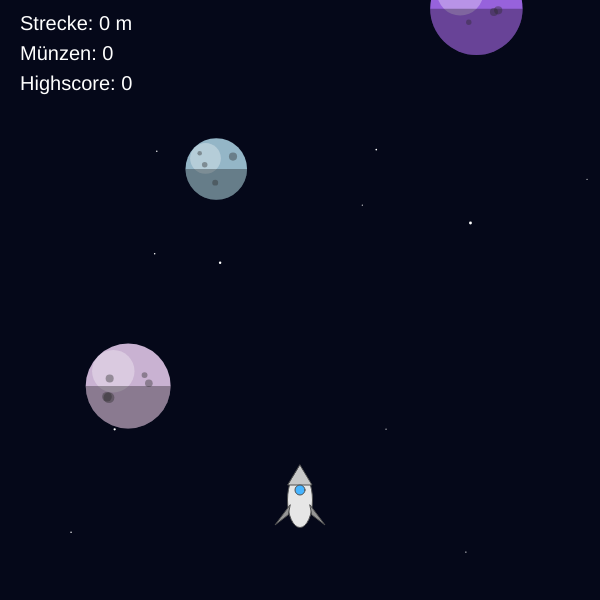
Frame 1 (no input)
Frame 60 (no input): identical to frame 1, image omitted
Frame 120 (the mouse pressed at the canvas centre since frame 60): identical to frame 1, image omitted

The p5.js sketch that drew this single still picture (run headless with seeded random() and noise() and a simulated clock; from frame 60 on, the mouse is pressed at the canvas centre):

// p5.js sketch
// ── sketch.js
//  _____    _____    ____   ___  __ ________  _________
// |     \  /  _  \  /  __\  | |/ /  | |____|  |_______|
// |  ___/  | | | |  | |     | | /   | |___       | |
// | |\ \   | |_| |  | |___  | | \   | |____      | |
// |_| \_\  \_____/  \____/  |_|\_\  |______|     |_|

//  _____       _____  ____    ____  ________
// /  ___\     / /| |  | | \  / | |  | |____|
// | | ___    / /_| |  | |\ \/ /| |  | |___
// | |_| |   / /__| |  | | \__/ | |  | |____
// \_____/  /_/   |_|  |_|      |_|  |______|

// ========================================
// TEIL 1/3
// Grundsystem + Kamera + Rakete + Sterne
// ========================================

// -----------------------------
// Erstma den ganzen Bumms erstellen
// -----------------------------

let g = 2;
let dt = 0.1;

let Rocket;
let planets = [];
let stars = [];

let cameraY = 0;
let cameraX = 0;
let RocketxForce = 0;

let boost = false;
let boostTimer = 0;
let score = 0;
let gameRunning = false;
let gameOver = false;

let button1;
let button2;

let shootingStars = [];
let explosion = [];
let highscore = 0;

let coins = 0;
let coinMilestone = 0;

let shield = false;
let shieldTimer = 0;

// -----------------------------
// Setup für was auch immer
// -----------------------------

function setup() {
  createGUI();
  generateStars();
  activateController();
  newGame();
}

// -----------------------------
// bisschen zeichnen
// -----------------------------

function draw() {
  background(5, 8, 25);
  if (gameRunning && !gameOver) {
    doTimestep();
  }

  //Sternschnuppen erzeugen
  if (random(100) < 2) {
    shootingStars.push(new ShootingStar());
  }

  //Sternschnuppen anzeigen
  for (let s of shootingStars) {
    s.show();
  }
  for (let i = shootingStars.length - 1; i >= 0; i--) {
    shootingStars[i].show();
    if (shootingStars[i].x < -50 || shootingStars[i].y > height + 50) {
      shootingStars.splice(i, 1);
    }
  }
  for (let p of explosion) {
    p.show();
  }
  updateView();
}

// -----------------------------
// de Bild wad´de gucke gannst (und irgendwie noch bisschen anderes) [GUI]
// -----------------------------

function createGUI() {
  createCanvas(600, 600);
  button1 = createButton("New Game");
  button1.position(700, 720);
  button2 = createButton("Start Game");
  button2.position(790, 720);
}

// -----------------------------
// Buttons aktivieren nh
// -----------------------------

function activateController() {
  button1.mousePressed(newGame);
  button2.mousePressed(startGame);
}

// -----------------------------
// Neues Spiel
// -----------------------------

function newGame() {
  planets = [];
  g = 2;
  score = 0;
  coins = 0;
  coinMilestone = 0;
  cameraY = 0;
  cameraX = 0;
  gameOver = false;
  Rocket = new RocketShip(300, 100);
  Rocket.vy = 2;
  generateStars();
  createInitialPlanets();
  gameRunning = false;
}

// -----------------------------
// Spiel starten
// -----------------------------

function startGame() {
  gameRunning = true;
}

// ========================================
// Class Thing - Was das?
// ========================================

class Thing {
  constructor(x, y) {
    this.x = x;
    this.y = y;
    this.vx = 0;
    this.vy = 0;
    this.m = 1;
    this.radius = 10;
  }
}

// ========================================
// Sternschnuppen niiiuuuuuuuuwww
// ========================================

class ShootingStar {
  constructor() {
    this.x = random(width);
    this.y = random(height);
    this.speed = random(5, 12);
  }
  show() {
    stroke(255);
    line(this.x, this.y, this.x - 30, this.y + 30);
    this.x -= this.speed;
    this.y += this.speed;
  }
}

// ========================================
// Explosion KABUMM
// ========================================

class Particle {
  constructor(x, y) {
    this.x = x;
    this.y = y;
    this.vx = random(-5, 5);
    this.vy = random(-5, 5);
    this.life = 50;
  }
  show() {
    fill(255, 100, 0);
    circle(this.x - cameraX, height - (this.y - cameraY), 5);
    this.x += this.vx;
    this.y += this.vy;
    this.life--;
  }
}

// ========================================
// Flugkörper mit Rückstoßantrieb (oder einfach Rakete)
// ========================================

class RocketShip extends Thing {
  constructor(x, y) {
    super(x, y);
    this.m = 20;
    this.radius = 12;
  }
  show() {
    let sx = width - (this.x - cameraX);
    let sy = height - (this.y - cameraY);
    push();
    translate(sx, sy);

    // leichte Neigung abhängig von Bewegung
    rotate(this.vx * 0.03);

    // Flamme
    if (gameRunning && !gameOver) {
      noStroke();
      fill(255, 120, 0);
      triangle(-8, 15, 8, 15, 0, random(35, 55));
      fill(255, 220, 0);
      triangle(-5, 15, 5, 15, 0, random(25, 40));
    }

    // Raketenrumpf
    stroke(80);
    if (shield === false) {
      fill(230);
    } else {
      fill(50, 255, 255);
    }
    ellipse(0, 0, 25, 55);

    // Spitze
    if (shield === false) {
      fill(200);
    } else {
      fill(50, 255, 255);
    }
    triangle(-12, -15, 12, -15, 0, -35);

    // Spionageguckloch für Aliens
    fill(70, 180, 255);
    circle(0, -10, 10);

    // Tribwörke
    fill(150);
    triangle(-12, 15, -25, 25, -10, 5);
    triangle(12, 15, 25, 25, 10, 5);
    pop();
  }
}

// ========================================
// siehst du, wie viel STERNLEIN stehen...
// ========================================

class Star {
  constructor() {
    this.x = random(-1000, 1000);
    this.y = random(0, 10000);
    this.size = random(1, 3);

    // Tiefe für Parallax (das heißt glaub so viel wie 3D Effekt, aber in cool)
    this.depth = random(0.2, 1);
  }
  show() {
    let sx = this.x - cameraX * this.depth;
    let sy = height - (this.y - cameraY * this.depth);
    fill(255);
    noStroke();
    circle(sx, sy, this.size);
  }
}

// Sterne existentieren
function generateStars() {
  stars = [];
  for (let i = 0; i < 600; i++) {
    stars.push(new Star());
  }
}

// Sterne anzeigen
function drawStars() {
  for (let s of stars) {
    s.show();
  }
}

// ========================================
// TEIL 2/3
// Planeten-System + Generator + Gravitation
// ========================================

let highestPlanetY = 0;

// ========================================
// Planet Class
// ========================================

class Planet extends Thing {
  constructor(x, y, radius) {
    super(x, y);
    this.radius = radius;

    // Masse abhängig von Größe
    this.m = radius * radius * 2;

    // zufällige Farbe - REGENBOGEN EINHORN JUHU
    this.color = color(random(80, 230), random(80, 230), random(80, 230));

    // K(r)ater
    this.craters = [];
    for (let i = 0; i < random(3, 8); i++) {
      this.craters.push({
        x: random(-radius * 0.6, radius * 0.6),
        y: random(-radius * 0.6, radius * 0.6),
        size: random(radius * 0.1, radius * 0.3),
      });
    }
  }
  show() {
    let sx = this.x - cameraX;
    let sy = height - (this.y - cameraY);
    push(); //geschieht unabhängig zum Rest vom Code
    translate(sx, sy);

    // großer Himmelskörper (Planeteretetä)
    noStroke(); //Planet wird ausgeschnitten

    // Einfach Planet
    fill(this.color);
    circle(0, 0, this.radius * 2);

    // Lichtseite - gibts ne helle Seite der Macht???
    noStroke();
    fill(255, 255, 255, 80);
    circle(-this.radius * 0.35, -this.radius * 0.35, this.radius);

    // Schattenseite aka die dunkle Seite der Macht
    fill(0, 0, 0, 80);
    arc(0, 0, this.radius * 2, this.radius * 2, 0, PI);

    // K(r)ater hä schon wieder
    fill(40, 40, 40, 100);
    for (let c of this.craters) {
      circle(c.x, c.y, c.size);
    }
    pop(); //geschieht unabhängig zum Rest vom Code
  }
}

// ========================================
// Planeten machen
// ========================================

function generateNextPlanet() {
  let y = highestPlanetY + random(120, 250);
  let radius = random(25, 70);
  let x;
  let valid = false;

  // Versuch solange, bis et basst

  while (!valid) {
    x = cameraX + random(radius + 30, width - radius - 30);
    valid = true;
    for (let p of planets) {
      let distance = dist(x, y, p.x, p.y);
      if (distance < radius + p.radius + 100) {
        valid = false;
      }
    }

    // Sicherheitsabstand wegen Corona zur Flugbahn
    if (abs(x - Rocket.x) < 80) {
      valid = false;
    }
  }
  let newPlanet = new Planet(x, y, radius);
  planets.push(newPlanet);
  highestPlanetY = y;
}

// ========================================
// Anfangsplaneten °°°^^° °_°|°-°
// ========================================

function createInitialPlanets() {
  planets = [];
  highestPlanetY = 0;
  for (let i = 0; i < 8; i++) {
    generateNextPlanet();
  }
}

// ========================================
// Neue Planeten nachladen wie Maschinengewehr pew pew
// ========================================

function checkPlanetGeneration() {
  while (highestPlanetY < Rocket.y + 1500) {
    generateNextPlanet();
  }
}

// ========================================
// Gravitation
// ========================================

function applyGravity() {
  for (let p of planets) {
    let distance = dist(Rocket.x, Rocket.y, p.x, p.y);

    // Nur Planeten i.d. Nähe funkt.
    if (distance < 600) {
      let force = GForce(Rocket, p);
      let fx = xForceToFrom(Rocket, p, force);
      let fy = yForceToFrom(Rocket, p, force);
      Rocket.vx += (fx / Rocket.m) * dt;
      Rocket.vy += (fy / Rocket.m) * dt;
    }
  }
}

// ========================================
// Alte Gravitation aus Code raus ->>>
// ========================================

function GForce(a, b) {
  return (g * a.m * b.m) / (d(a, b) * d(a, b));
}
function d(a, b) {
  return sqrt((b.x - a.x) ** 2 + (b.y - a.y) ** 2);
}
function xForceToFrom(a, b, F) {
  return ((b.x - a.x) / d(a, b)) * F;
}
function yForceToFrom(a, b, F) {
  return ((b.y - a.y) / d(a, b)) * F;
}

// ========================================
// TEIL 3/3
// Steuerung + Spielmechanik
// ========================================

// ========================================
// Steuerung
// ========================================

function keyPressed() {
  if (keyCode === LEFT_ARROW || key === "a" || key === "A") {
    RocketxForce = -40;
  }
  if (keyCode === RIGHT_ARROW || key === "d" || key === "D") {
    RocketxForce = 40;
  }

  // Boost
  if (keyCode === UP_ARROW || key === "w" || key === "W") {
    if (boostTimer <= 0) {
      boost = true;

      boostTimer = 50;
    }
  }

  //Totem of undieing
  if (key === " " && coins >= 1 && !shield) {
    coins -= 1;
    shield = true;
    shieldTimer = 300; // ca. 5 Sekunden bei 60 FPS
  }
}
function keyReleased() {
  if (
    keyCode === LEFT_ARROW ||
    keyCode === RIGHT_ARROW ||
    key === "a" ||
    key === "A" ||
    key === "d" ||
    key === "D"
  ) {
    RocketxForce = 0;
  }
}

// ========================================
// Physik - fuck my life
// ========================================

function doTimestep() {
  if (gameOver) return;

  // Gravitation
  applyGravity();

  // Seitliche Steuerung
  Rocket.vx += (RocketxForce / Rocket.m) * dt;

  // Boost
  if (boost) {
    Rocket.vy += 0.5;
    boostTimer--;
    if (boostTimer <= 0) {
      boost = false;
    }
  }

  // Bewegung
  // Rakete wird mit der Zeit immer etwas schneller
  let targetSpeed = 2 + score / 5000;
  if (Rocket.vy < targetSpeed) {
    Rocket.vy += 0.002;
  }
  Rocket.x += Rocket.vx * dt;
  Rocket.y += Rocket.vy * dt;

  // leichte Stabilisierung
  Rocket.vx *= 0.98;

  // Kamera folgt
  cameraY = Rocket.y - 250;
  cameraX = Rocket.x - 300;

  // Punkte
  score = max(score, Rocket.y);
  let reachedMilestone = floor(score / 5000); //Raketengeschwindigkeit ist 0.1
  if (reachedMilestone > coinMilestone) {
    coins += reachedMilestone - coinMilestone;
    coinMilestone = reachedMilestone;
  }
  if (shield) {
    shieldTimer--;
    if (shieldTimer <= 0) {
      shield = false;
    }
  }

  // neue Planeten Babyplaneten
  checkPlanetGeneration();

  // Kollision prüfen
  GameCheck();
}

// ========================================
// Kollision
// ========================================

function GameCheck() {
  for (let p of planets) {
    let distance = dist(Rocket.x, Rocket.y, p.x, p.y);
    if (distance < Rocket.radius + p.radius) {
      if (!shield) {
        gameOver = true;
        highscore = max(highscore, score);
        gameRunning = false;
      }
      for (let i = 0; i < 80; i++) {
        explosion.push(new Particle(Rocket.x, Rocket.y));
      }
    }
  }

  // aus Welt gefallen
  if (Rocket.y < cameraY - 200) {
    gameOver = true;
    gameRunning = false;
  }
}

// ========================================
// UpdateView erweitern
// ========================================

function updateView() {
  drawStars();
  for (let p of planets) {
    p.show();
  }
  if (Rocket) {
    Rocket.show();
  }
  fill(255);
  textSize(20);
  text("Strecke: " + floor(score / 10) + " m", 20, 30);
  if (boost) {
    text("BOOST!", 20, 140);
  }
  if (gameOver) {
    textSize(40);
    text("GAME OVER", 150, 300);
  }
  text("Highscore: " + floor(highscore / 10), 20, 90);
  text("Münzen: " + coins, 20, 60);
}

//    ___   ______         ______      ______    _______   ______    ______
//   /   | /  __  \       |____  |    /  __  \  /  ___  \ /  __  \  /  ____|
//  / /| | | |  / /           / /     | |  / /  | /   \ | | |  / /  | |____
// /_/ | |    / /            / /         / /    | |   | |    / /    |  __  |
//     | |  / /____   _     / /    _   / /____  | \___/ |  / /____  | |__| |
//     |_| |_______| |_|   /_/    |_| |_______| \_______/ |_______| \______/

// ── style.css
body {

background:#050816;

color:white;

font-family:Arial;

text-align:center;

}


h1 {

margin-top:20px;

}



#game {

display:flex;

justify-content:center;

margin-top:20px;

}



a {

display:inline-block;

margin-top:20px;

color:#00ffff;

text-decoration:none;

}
